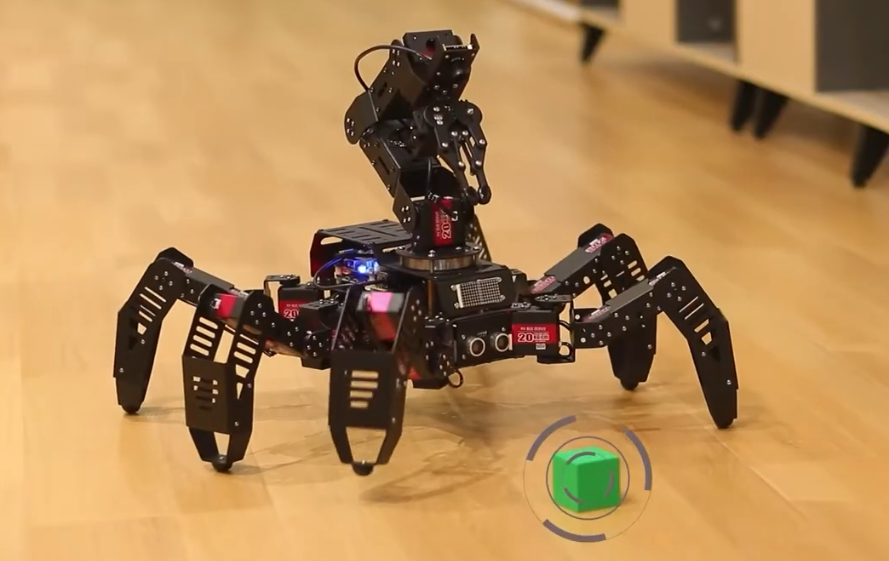
#> input picture sources/images/image.webp, 889 x 561 px
$ python -i color_track.py   (imports and definitions only)
#> lines starting #> are read from the running program, lines starting #| are printed output that depends on the picture
### spiderpi_sdk/common_sdk/common/pid.py
"""Ivmech PID Controller is simple implementation of a Proportional-Integral-Derivative (PID) Controller in the Python Programming Language.
More information about PID Controller: http://en.wikipedia.org/wiki/PID_controller
"""
import sys
import time

if sys.version_info.major == 2:
    print('Please run this program with python3!')
    sys.exit(0)

class PID:
    """PID Controller
    """

    def __init__(self, P=0.2, I=0.0, D=0.0):

        self.Kp = P
        self.Ki = I
        self.Kd = D

        self.sample_time = 0.00
        self.current_time = time.time()
        self.last_time = self.current_time

        self.clear()

    def clear(self):
        """Clears PID computations and coefficients"""
        self.SetPoint = 0.0

        self.PTerm = 0.0
        self.ITerm = 0.0
        self.DTerm = 0.0
        self.last_error = 0.0

        # Windup Guard
        self.int_error = 0.0
        self.windup_guard = 20.0

        self.output = 0.0

    # [32 lines left out: function update, not called in this run]

    def setKp(self, proportional_gain):
        """Determines how aggressively the PID reacts to the current error with setting Proportional Gain"""
        self.Kp = proportional_gain

    def setKi(self, integral_gain):
        """Determines how aggressively the PID reacts to the current error with setting Integral Gain"""
        self.Ki = integral_gain

    def setKd(self, derivative_gain):
        """Determines how aggressively the PID reacts to the current error with setting Derivative Gain"""
        self.Kd = derivative_gain

    # [17 lines left out: functions setWindup, setSampleTime, not called in this run]


# [6 lines that do not run on import are left out]

### spiderpi_sdk/common_sdk/common/yaml_handle.py
import yaml
lab_file_path = '/home/pi/spiderpi/config/lab_config.yaml'
camera_file_path = '/home/pi/spiderpi/config/camera_cal.yaml'

def get_yaml_data(yaml_file):
    file = open(yaml_file, 'r', encoding='utf-8')
    file_data = file.read()
    file.close()

    data = yaml.load(file_data, Loader=yaml.FullLoader)

    return data

# [4 lines left out: function save_yaml_data, not called in this run]

### spiderpi_sdk/common_sdk/common/ros_robot_controller_sdk.py
#!/usr/bin/env python3
# encoding: utf-8
# stm32 python sdk
import enum
import time
import copy
import queue
import struct
import serial
import threading

class PacketControllerState(enum.IntEnum):
    # 通信协议的格式(the format of communication protocol)
    # 0xAA 0x55 Length Function ID Data Checksum
    PACKET_CONTROLLER_STATE_STARTBYTE1 = 0
    PACKET_CONTROLLER_STATE_STARTBYTE2 = 1
    PACKET_CONTROLLER_STATE_LENGTH = 2
    PACKET_CONTROLLER_STATE_FUNCTION = 3
    PACKET_CONTROLLER_STATE_ID = 4
    PACKET_CONTROLLER_STATE_DATA = 5
    PACKET_CONTROLLER_STATE_CHECKSUM = 6

class PacketFunction(enum.IntEnum):
    # 可通过串口实现的控制功能(the control function can be achieved via the serial port)
    PACKET_FUNC_SYS = 0
    PACKET_FUNC_LED = 1  # LED控制(LED control)
    PACKET_FUNC_BUZZER = 2  # 蜂鸣器控制(buzzer control)
    PACKET_FUNC_MOTOR = 3  # 电机控制(motor control)
    PACKET_FUNC_PWM_SERVO = 4  # PWM舵机控制, 板子上从里到外依次为1-4(control PWM servos through the motors numbered 1-4 from inside to outside on the expansion board  )
    PACKET_FUNC_BUS_SERVO = 5  # 总线舵机控制(bus servo control)
    PACKET_FUNC_KEY = 6  # 按键获取(key obtaining)
    PACKET_FUNC_IMU = 7  # IMU获取(IMU obtaining)
    PACKET_FUNC_GAMEPAD = 8  # 手柄获取(gamepad obtaining)
    PACKET_FUNC_SBUS = 9  # 航模遥控获取(model airplane remote control obtaining)
    PACKET_FUNC_OLED = 10  # OLED 显示内容设置(set OLED display content)
    PACKET_FUNC_RGB = 11  # 设置RGB颜色(set RGB color)
    PACKET_FUNC_NONE = 12

class PacketReportKeyEvents(enum.IntEnum):
    # 按键的不同状态(different status of the button)
    KEY_EVENT_PRESSED = 0x01
    KEY_EVENT_LONGPRESS = 0x02
    KEY_EVENT_LONGPRESS_REPEAT = 0x04
    KEY_EVENT_RELEASE_FROM_LP = 0x08
    KEY_EVENT_RELEASE_FROM_SP = 0x10
    KEY_EVENT_CLICK = 0x20
    KEY_EVENT_DOUBLE_CLICK= 0x40
    KEY_EVENT_TRIPLE_CLICK = 0x80

crc8_table = [
    0, 94, 188, 226, 97, 63, 221, 131, 194, 156, 126, 32, 163, 253, 31, 65,
    157, 195, 33, 127, 252, 162, 64, 30, 95, 1, 227, 189, 62, 96, 130, 220,
    35, 125, 159, 193, 66, 28, 254, 160, 225, 191, 93, 3, 128, 222, 60, 98,
    190, 224, 2, 92, 223, 129, 99, 61, 124, 34, 192, 158, 29, 67, 161, 255,
    70, 24, 250, 164, 39, 121, 155, 197, 132, 218, 56, 102, 229, 187, 89, 7,
    219, 133, 103, 57, 186, 228, 6, 88, 25, 71, 165, 251, 120, 38, 196, 154,
    101, 59, 217, 135, 4, 90, 184, 230, 167, 249, 27, 69, 198, 152, 122, 36,
    248, 166, 68, 26, 153, 199, 37, 123, 58, 100, 134, 216, 91, 5, 231, 185,
    140, 210, 48, 110, 237, 179, 81, 15, 78, 16, 242, 172, 47, 113, 147, 205,
    17, 79, 173, 243, 112, 46, 204, 146, 211, 141, 111, 49, 178, 236, 14, 80,
    175, 241, 19, 77, 206, 144, 114, 44, 109, 51, 209, 143, 12, 82, 176, 238,
    50, 108, 142, 208, 83, 13, 239, 177, 240, 174, 76, 18, 145, 207, 45, 115,
    202, 148, 118, 40, 171, 245, 23, 73, 8, 86, 180, 234, 105, 55, 213, 139,
    87, 9, 235, 181, 54, 104, 138, 212, 149, 203, 41, 119, 244, 170, 72, 22,
    233, 183, 85, 11, 136, 214, 52, 106, 43, 117, 151, 201, 74, 20, 246, 168,
    116, 42, 200, 150, 21, 75, 169, 247, 182, 232, 10, 84, 215, 137, 107, 53
]

# [6 lines left out: function checksum_crc8, not called in this run]

class SBusStatus:
    # [6 lines left out: function __init__, not called in this run]

class Board:
    buttons_map = {
            'GAMEPAD_BUTTON_MASK_L2':        0x0001,
            'GAMEPAD_BUTTON_MASK_R2':        0x0002,
            'GAMEPAD_BUTTON_MASK_SELECT':    0x0004,
            'GAMEPAD_BUTTON_MASK_START':     0x0008,
            'GAMEPAD_BUTTON_MASK_L3':        0x0020,
            'GAMEPAD_BUTTON_MASK_R3':        0x0040,
            'GAMEPAD_BUTTON_MASK_CROSS':     0x0100,
            'GAMEPAD_BUTTON_MASK_CIRCLE':    0x0200,
            'GAMEPAD_BUTTON_MASK_SQUARE':    0x0800,
            'GAMEPAD_BUTTON_MASK_TRIANGLE':  0x1000,
            'GAMEPAD_BUTTON_MASK_L1':        0x4000,
            'GAMEPAD_BUTTON_MASK_R1':        0x8000
    }

    def __init__(self, device="/dev/ttyAMA0", baudrate=1000000, timeout=5):
        self.enable_recv = False
        self.frame = []
        self.recv_count = 0
        self.retry_times = 10
        self.servo_position = {'1': 500, '2': 500, '3': 500, '4': 500, '5': 500, '6': 500}

        self.port = serial.Serial(None, baudrate, timeout=timeout)
        self.port.rts = False
        self.port.dtr = False
        self.port.setPort(device)
        self.port.open()

        self.state = PacketControllerState.PACKET_CONTROLLER_STATE_STARTBYTE1
        self.servo_read_lock = threading.Lock()
        self.pwm_servo_read_lock = threading.Lock()

        self.sys_queue = queue.Queue(maxsize=1)
        self.bus_servo_queue = queue.Queue(maxsize=1)
        self.pwm_servo_queue = queue.Queue(maxsize=1)
        self.key_queue = queue.Queue(maxsize=1)
        self.imu_queue = queue.Queue(maxsize=1)
        self.gamepad_queue = queue.Queue(maxsize=1)
        self.sbus_queue = queue.Queue(maxsize=1)

        self.parsers = {
            PacketFunction.PACKET_FUNC_SYS: self.packet_report_sys,
            PacketFunction.PACKET_FUNC_KEY: self.packet_report_key,
            PacketFunction.PACKET_FUNC_IMU: self.packet_report_imu,
            PacketFunction.PACKET_FUNC_GAMEPAD: self.packet_report_gamepad,
            PacketFunction.PACKET_FUNC_BUS_SERVO: self.packet_report_serial_servo,
            PacketFunction.PACKET_FUNC_SBUS: self.packet_report_sbus,
            PacketFunction.PACKET_FUNC_PWM_SERVO: self.packet_report_pwm_servo
        }

        threading.Thread(target=self.recv_task, daemon=True).start()
        time.sleep(0.1)

    # [224 lines left out: functions packet_report_sys, packet_report_key, packet_report_imu, packet_report_gamepad, packet_report_serial_servo, packet_report_pwm_servo and 14 more, not called in this run]


    def pwm_servo_set_offset(self, servo_id, offset):
        data = struct.pack("<BBb", 0x07, servo_id, int(offset))
        self.buf_write(PacketFunction.PACKET_FUNC_PWM_SERVO, data)

    # [21 lines left out: function pwm_servo_read_and_unpack, not called in this run]

    def pwm_servo_read_offset(self, servo_id):
        return self.pwm_servo_read_and_unpack(servo_id, 0x09, "<BBb")

    def pwm_servo_read_position(self, servo_id):
        return self.pwm_servo_read_and_unpack(servo_id, 0x05, "<BBH")

    # [72 lines left out: functions bus_servo_enable_torque, bus_servo_set_id, bus_servo_set_offset, bus_servo_save_offset, bus_servo_set_angle_limit, bus_servo_set_vin_limit and 4 more, not called in this run]

    def bus_servo_read_id(self, servo_id=254):
        return self.bus_servo_read_and_unpack(servo_id, 0x12, "<BBbB")

    def bus_servo_read_offset(self, servo_id):
        return self.bus_servo_read_and_unpack(servo_id, 0x22, "<BBbb")

    # [5 lines left out: function bus_servo_read_position, not called in this run]

    def bus_servo_read_vin(self, servo_id):
        return self.bus_servo_read_and_unpack(servo_id, 0x07, "<BBbH")

    def bus_servo_read_temp(self, servo_id):
        return self.bus_servo_read_and_unpack(servo_id, 0x09, "<BBbB")

    def bus_servo_read_temp_limit(self, servo_id):
        return self.bus_servo_read_and_unpack(servo_id, 0x3A, "<BBbB")

    def bus_servo_read_angle_limit(self, servo_id):
        return self.bus_servo_read_and_unpack(servo_id, 0x32, "<BBb2H")

    def bus_servo_read_vin_limit(self, servo_id):
        return self.bus_servo_read_and_unpack(servo_id, 0x36, "<BBb2H")

    def bus_servo_read_torque_state(self, servo_id):
        return self.bus_servo_read_and_unpack(servo_id, 0x0D, "<BBbb")

    def enable_reception(self, enable=True):
        self.enable_recv = enable

    def recv_task(self):
        while True:
            if self.enable_recv:
                recv_data = self.port.read()
                if recv_data:
                    for dat in recv_data:
                        # print("%0.2X "%dat)
                        if self.state == PacketControllerState.PACKET_CONTROLLER_STATE_STARTBYTE1:
                            if dat == 0xAA:
                                self.state = PacketControllerState.PACKET_CONTROLLER_STATE_STARTBYTE2
                            continue
                        elif self.state == PacketControllerState.PACKET_CONTROLLER_STATE_STARTBYTE2:
                            if dat == 0x55:
                                self.state = PacketControllerState.PACKET_CONTROLLER_STATE_FUNCTION
                            else:
                                self.state = PacketControllerState.PACKET_CONTROLLER_STATE_STARTBYTE1
                            continue
                        elif self.state == PacketControllerState.PACKET_CONTROLLER_STATE_FUNCTION:
                            if dat < int(PacketFunction.PACKET_FUNC_NONE):
                                self.frame = [dat, 0]
                                self.state = PacketControllerState.PACKET_CONTROLLER_STATE_LENGTH
                            else:
                                self.frame = []
                                self.state = PacketControllerState.PACKET_CONTROLLER_STATE_STARTBYTE1
                            continue
                        elif self.state == PacketControllerState.PACKET_CONTROLLER_STATE_LENGTH:
                            self.frame[1] = dat
                            self.recv_count = 0
                            if dat == 0:
                                self.state = PacketControllerState.PACKET_CONTROLLER_STATE_CHECKSUM
                            else:
                                self.state = PacketControllerState.PACKET_CONTROLLER_STATE_DATA
                            continue
                        elif self.state == PacketControllerState.PACKET_CONTROLLER_STATE_DATA:
                            self.frame.append(dat)
                            self.recv_count += 1
                            if self.recv_count >= self.frame[1]:
                                self.state = PacketControllerState.PACKET_CONTROLLER_STATE_CHECKSUM
                            continue
                        elif self.state == PacketControllerState.PACKET_CONTROLLER_STATE_CHECKSUM:
                            crc8 = checksum_crc8(bytes(self.frame))
                            if crc8 == dat:
                                func = PacketFunction(self.frame[0])
                                data = bytes(self.frame[2:])
                                if func in self.parsers:
                                    self.parsers[func](data)
                            else:
                                print("校验失败")
                            self.state = PacketControllerState.PACKET_CONTROLLER_STATE_STARTBYTE1
                            continue
            else:
                time.sleep(0.01)
        self.port.close()
        print("END...")

# [45 lines left out: functions bus_servo_test, pwm_servo_test, not called in this run]

# [35 lines that do not run on import are left out]

### functions/color_track.py
#!/usr/bin/python3
# coding=utf8
#第5章 AI视觉基础课程/第3课 颜色追踪(5.AI Vision Basic Lesson\Lesson 3 Target Tracking)
import sys
import cv2
import math
import time
import numpy as np
from common import misc
from common.pid import PID
from common import yaml_handle
from calibration.camera import Camera
from calibration.CalibrationConfig import *
from sensor.ultrasonic_sensor import Ultrasonic
import arm_ik.arm_move_ik as AMK


debug = False

# [3 lines not run here, left out]

range_rgb = {
    'red': (0, 0, 255),
    'blue': (255, 0, 0),
    'green': (0, 255, 0),
    'black': (0, 0, 0),
    'white': (255, 255, 255),
}

lab_data = None
servo_data = None
def load_config():
    global lab_data, servo_data

    lab_data = yaml_handle.get_yaml_data(yaml_handle.lab_file_path)

# [1 line that did not run here, left out]

__target_color = ('green',)
# 设置检测颜色(set target color)
# [24 lines left out: functions setTargetColor, get_area_maxContour, not called in this run]

x_dis = 500
y_dis = 260
# 初始位置(initial position)
# [6 lines left out: function init_move, not called in this run]

x_pid = PID(P=0.1, I=0.001, D=0.008)#pid初始化(PID initialization)
y_pid = PID(P=0.1, I=0.02, D=0.008)
#> further down, picture is the input picture: shape (561, 889, 3); mean B, G, R 88.1, 138.8, 180.1
# 变量重置(reset variables)
# [19 lines left out: functions reset, init, not called in this run]

__isRunning = False
# app开始玩法调用(call app start game)
# [18 lines left out: functions start, stop, exit, not called in this run]

def his_hqul_color(img):
    ycrcb = cv2.cvtColor(img, cv2.COLOR_BGR2YCR_CB)
#> ycrcb: shape (561, 889, 3); mean of channels 0, 1, 2 145.4, 152.8, 95.7
    channels = cv2.split(ycrcb)
    cv2.equalizeHist(channels[0], channels[0])
    cv2.merge(channels, ycrcb)
    img_eq = cv2.cvtColor(ycrcb, cv2.COLOR_YCR_CB2BGR)
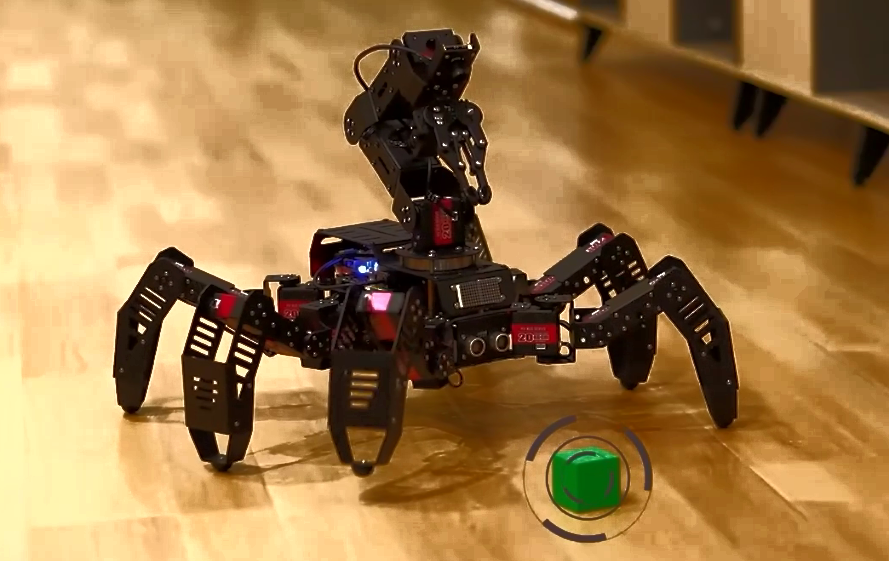
#> img_eq: shape (561, 889, 3); mean B, G, R 72, 122.3, 160
#> ycrcb: shape (561, 889, 3); mean of channels 0, 1, 2 128.9, 152.8, 95.7
    return img_eq

size = (320, 240)
# [68 lines left out: function run, not called in this run]

# [40 lines not run here, left out]

>>> import cv2
>>> picture = cv2.imread('../sources/images/image.webp')
>>> result = his_hqul_color(picture)
